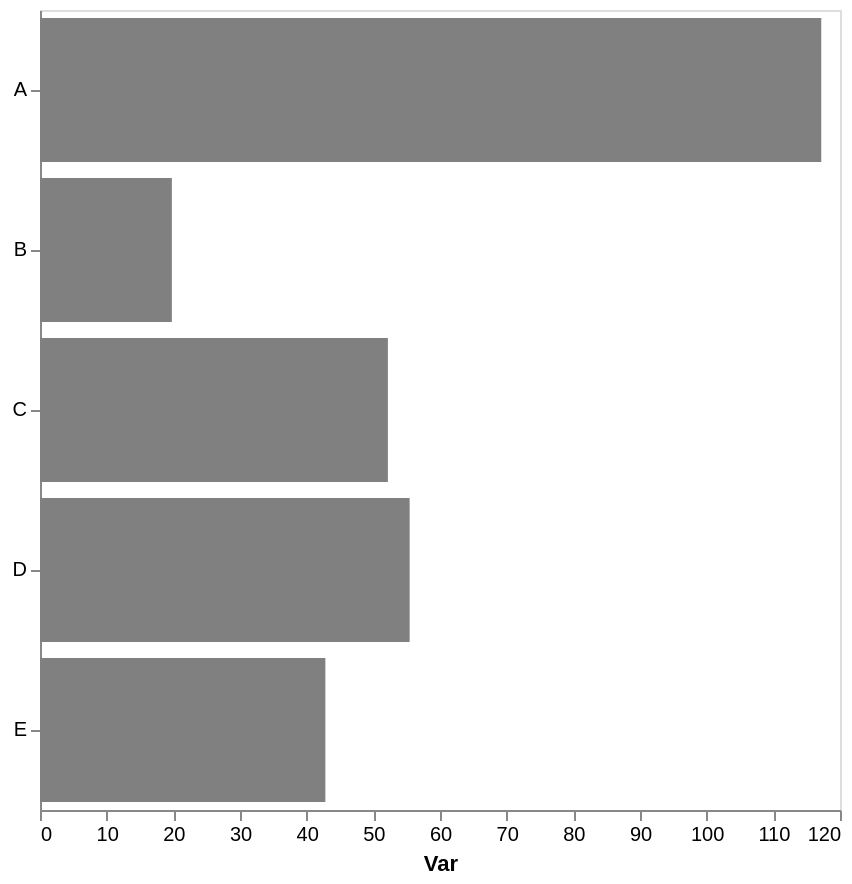

Vega-Lite specification for this chart:
### Vega-Lite specification from a JSON file in a GitHub repository (floating-point values rounded to 4 significant figures)
{"config": {"view": {"continuousWidth": 300, "continuousHeight": 300}, "axis": {"grid": false}, "bar": {"color": "gray"}}, "data": {"name": "data-a7c762357f9e342939a984753d22ea78"}, "mark": {"type": "bar"}, "encoding": {"x": {"aggregate": "mean", "axis": {"title": "Var"}, "field": "var1", "type": "quantitative"}, "y": {"axis": {"title": null}, "field": "cat", "type": "nominal"}}, "height": 400, "width": 400, "$schema": "https://vega.github.io/schema/vega-lite/v5.17.0.json", "datasets": {"data-a7c762357f9e342939a984753d22ea78": [{"cat": "C", "var1": 50.37, "var2": 54.41}, {"cat": "C", "var1": 48.55, "var2": 43.04}, {"cat": "C", "var1": 56.74, "var2": 45.9}, {"cat": "E", "var1": 41.85, "var2": 52.04}, {"cat": "B", "var1": 17.75, "var2": 58.57}, {"cat": "A", "var1": 117.2, "var2": 54.26}, {"cat": "E", "var1": 43.76, "var2": 35.06}, {"cat": "D", "var1": 65.21, "var2": 46.79}, {"cat": "C", "var1": 53.07, "var2": 63.04}, {"cat": "B", "var1": 21.81, "var2": 61.09}, {"cat": "D", "var1": 39.47, "var2": 41.95}, {"cat": "D", "var1": 61.66, "var2": 34.8}]}}
